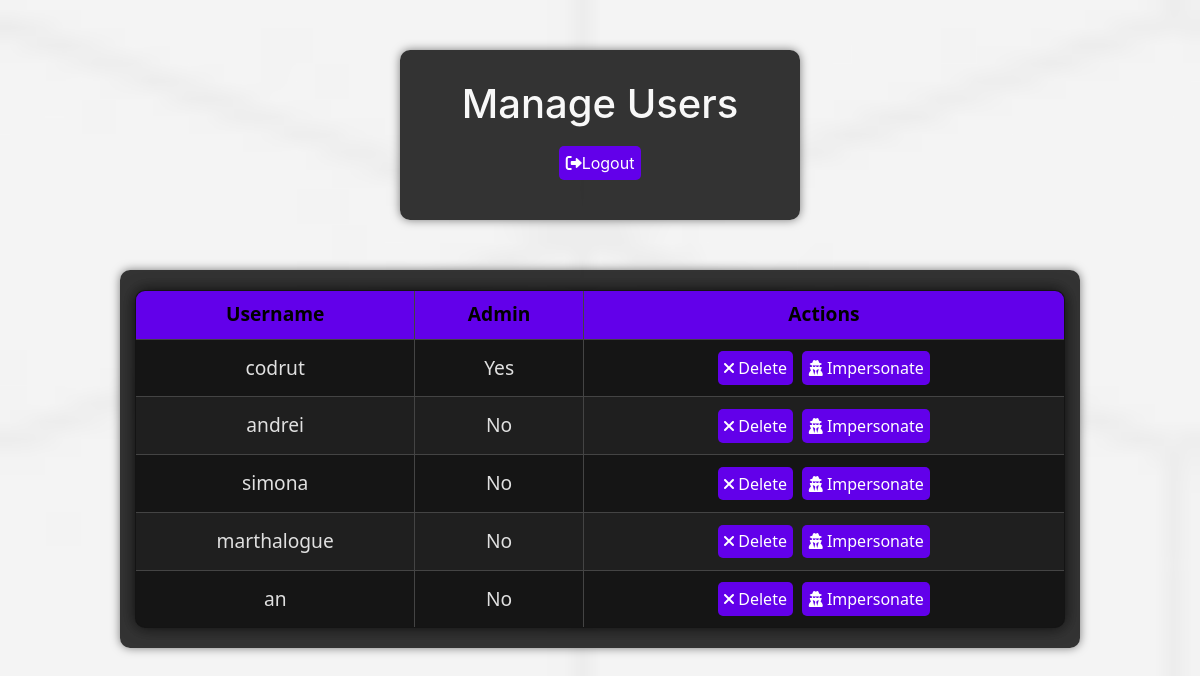
The app's page /users (signed in) with its own data.
### tables this page shows
CREATE TABLE users (
            id INTEGER PRIMARY KEY AUTOINCREMENT,
            username TEXT NOT NULL UNIQUE,
            password TEXT NOT NULL,
            currency TEXT NOT NULL,
            is_admin BOOLEAN DEFAULT FALSE
        );

### app.py (the view)
@app.route('/users')
def manage_users():
    if not g.user or not g.user['is_admin']:
        return redirect(url_for('index'))
    users = query_db('SELECT id, username, is_admin FROM users')
    return render_template('users.html', users=users)

### app.py (called while the page is built)
def get_db_connection():
    conn = sqlite3.connect(DATABASE)
    conn.row_factory = sqlite3.Row
    return conn

@app.before_request
def before_request():
    g.user = None
    if 'user_id' in session:
        user = query_db('select * from users where id = ?',
                        [session['user_id']],
                        one=True)
        g.user = user

def query_db(query, args=(), one=False):
    with get_db_connection() as conn:
        cur = conn.execute(query, args)
        rv = cur.fetchall()
        cur.close()
        return (rv[0] if rv else None) if one else rv

### templates/users.html (shortened to what this page needs)
<!DOCTYPE html>
<html lang="en">
<head>
    <link rel="stylesheet" href="{{ url_for('static', filename='style.css') }}">
    <link rel="stylesheet" href="https://cdnjs.cloudflare.com/ajax/libs/font-awesome/6.0.0-beta3/css/all.min.css">
    <link rel="stylesheet" href="https://stackpath.bootstrapcdn.com/bootstrap/4.5.2/css/bootstrap.min.css">
</head>
<body>
    <div class="auth-container">
        <h1>Manage Users</h1>
        <form action="{{ url_for('logout') }}" method="post">
            <button type="submit" class="btn btn-primary"><i class="fas fa-sign-out-alt"></i> Logout</button>
        </form>
    </div>
    <div class="container">
        <table class="table table-striped table-bordered">
            <thead>
                <tr>
                    <th>Username</th>
                    <th>Admin</th>
                    <th>Actions</th>
                </tr>
            </thead>
            <tbody>
                {% for user in users %}
                <tr>
                    <td>{{ user['username'] }}</td>
                    <td>{{ 'Yes' if user['is_admin'] else 'No' }}</td>
                    <td>
                        <button class="btn btn-danger" onclick="confirmDelete('{{ user['id'] }}')"><i class="fas fa-times"></i> Delete</button>
                        <form action="/impersonate/{{ user['id'] }}" method="post" style="display:inline;">
                            <button type="submit" class="btn btn-secondary"><i class="fas fa-user-secret"></i> Impersonate</button>
                        </form>
                    </td>
                </tr>
                {% endfor %}
            </tbody>
        </table>
    </div>
</body>
</html>

### static/style.css (style rules this page uses)
body { font-family: Arial, sans-serif; background-image: url('static/bg.jpg'); background-size: cover; background-repeat: no-repeat; background-attachment: fixed; color: #f8f8f8 !important; background-color: #0f0f0f !important; margin: 0; padding: 0; }
.auth-container, .login-container, .register-container { max-width: 400px; width: 95%; margin: 50px auto; padding: 30px; background-color: rgba(30, 30, 30, 0.9); border-radius: 10px; box-shadow: 0 0 10px rgba(0, 0, 0, 0.5); display: flex; flex-direction: column; align-items: center; box-sizing: border-box; }
.container { width: 100%; margin: 50px auto; background-color: rgba(30, 30, 30, 0.9); border-radius: 10px; box-shadow: 0 0 10px rgba(0, 0, 0, 0.5); display: flex; flex-direction: column; align-items: center; box-sizing: border-box; }
.auth-container form, .login-container form, .register-container form { width: 100%; display: flex; flex-direction: column; align-items: center; }
.auth-container button, .login-container button, .register-container button, .cool-button { width: auto; padding: 10px 20px; background-color: #6200ea !important; color: #ffffff !important; border: none !important; border-radius: 5px !important; cursor: pointer; margin: 10px 0 !important; display: inline-flex; align-items: center; justify-content: center; }
h1 { font-size: 2rem; margin-bottom: 20px; text-align: center; }
form { width: 100%; }
button { background-color: #6200ea !important; color: #ffffff !important; cursor: pointer; padding: 10px 20px !important; margin: 10px 0 !important; border: none !important; border-radius: 5px !important; width: auto !important; display: inline-flex; align-items: center; justify-content: center; }
.table { width: 100% !important; border-collapse: collapse !important; margin: 20px 0 !important; box-shadow: 0 0 15px rgba(0, 0, 0, 0.8) !important; color: #e0e0e0 !important; background-color: #141414 !important; border-radius: 10px; overflow: hidden; }
.table th, .table td { padding: 10px !important; text-align: center !important; vertical-align: middle !important; border: 1px solid #444 !important; }
.table th { background-color: #6200ea !important; color: #000000 !important; font-weight: bold; }
.table tr:nth-child(even) { background-color: #1f1f1f !important; }
.table tr:nth-child(odd) { background-color: #151515 !important; }
.table td, .table th { position: relative; }
.table td { transition: all 0.3s ease; }
.table th, .table td { font-family: 'Segoe UI', Tahoma, Geneva, Verdana, sans-serif; }
.table td, .table th { padding: .6rem !important; }
.btn { padding: .3rem 0.4rem !important; margin: 2px !important; }
@media (min-width: 992px) { .container { font-size: 1.2rem !important; max-width: 960px !important; } }

### records on screen
users: username "codrut", is_admin "Yes"
users: username "andrei", is_admin "No"
users: username "simona", is_admin "No"
users: username "marthalogue", is_admin "No"
users: username "an", is_admin "No"
